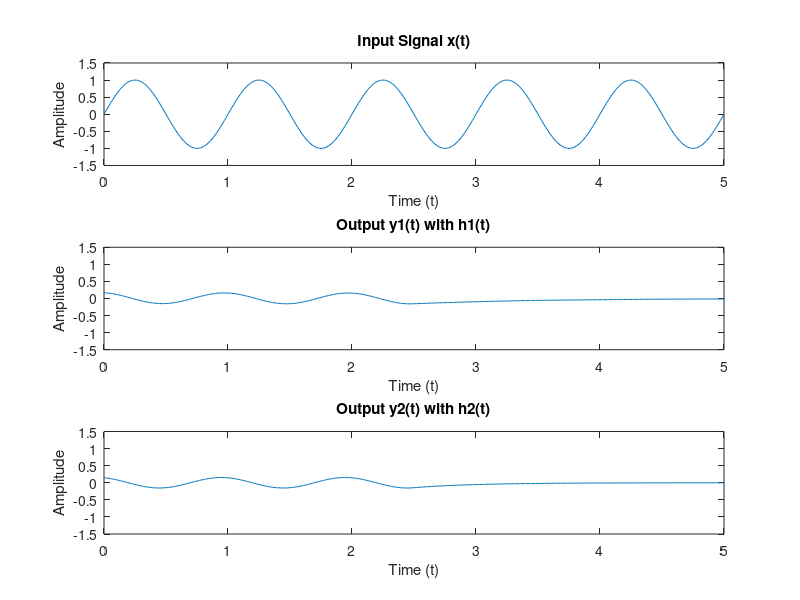

This figure's MATLAB source:
% Define time vector and input signal x(t)
t = 0:0.01:5;
x = sin(2*pi*t);

% Define impulse responses h1(t) and h2(t)
h1 = exp(-t).*(t>=0);
h2 = exp(-2*t).*(t>=0);

% Perform convolution for both cases
y1 = conv(x, h1, 'same') * 0.01;
y2 = conv(x, h2, 'same') * 0.01;

% Set axis limits
x_limits = [0 5];
y_limits = [-1.5 1.5];  % Adjust y-limits for all subplots

% Plot results
subplot(3,1,1); plot(t, x); title('Input Signal x(t)');
xlabel('Time (t)'); ylabel('Amplitude');
axis([x_limits y_limits]);

subplot(3,1,2); plot(t, y1); title('Output y1(t) with h1(t)');
xlabel('Time (t)'); ylabel('Amplitude');
axis([x_limits y_limits]);

subplot(3,1,3); plot(t, y2); title('Output y2(t) with h2(t)');
xlabel('Time (t)'); ylabel('Amplitude');
axis([x_limits y_limits]);
